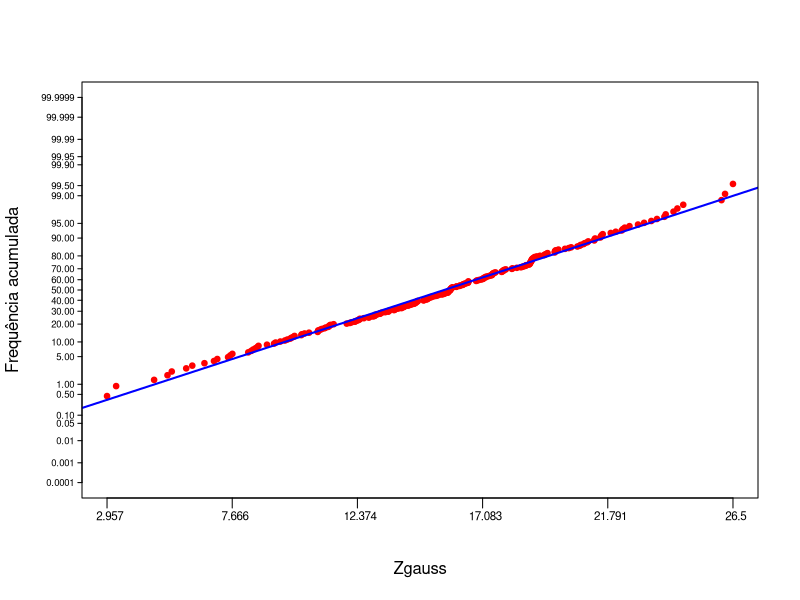

The R source for this figure:
# Programa para plotagem curva prob. arit. - eixo X em escala aritmetica
setwd("..\\data_r\\simetrica225")
dados <- read.csv("simetrica225.csv",sep=";",header=TRUE)
names(dados)
zmin=min(dados$Zgauss,na.rm=TRUE)
zmax=max(dados$Zgauss,na.rm=TRUE)
z=dados$Zgauss
titulo=colnames(dados[3])
zsort=sort(z,decreasing=FALSE)
nc=length(zsort)
freq=c(rep(1,nc))
freq_acum=c(rep(0,nc))
freq_acum[1]=freq[1]/(nc+1)
for (j in 2:nc) {freq_acum[j]=freq_acum[j-1]+freq[j]/(nc+1)}
acum_gauss=qnorm(freq_acum)
# limites minimo e maximo no eixo Y: 0.01 a 99.99%
ymin=-4.7534243
ymax=4.7534243
setwd("..\\data_r\\tempo")
pdf("Arithmetic_probability.pdf",width=5,height=5)
plot(NA,NA,xlim=c(zmin,zmax), ylim=c(ymin,ymax), type="n", 
xaxt="n", yaxt="n",frame=FALSE, xlab=titulo, ylab="Frequência acumulada")
nx=5
zc=(zmax-zmin)/nx
eixox=c(rep(0,nx+1))
for (i in 1:(nx+1))
{eixox[i]=round(zmin+(i-1)*zc,digits=3)}
axis(side=1, labels=FALSE, at=c(eixox),line=0., tick=TRUE,outer=FALSE)
nl=length(eixox)
deltax=0.10
text(x=c(eixox)+deltax,y=rep(ymin-0.90,5)+0.08,c(as.character(eixox)),xpd=NA,cex=0.7)
porcentagens<-c(rep(0,25))
porcentagens<-c(0.0001,0.001,0.01,0.05,0.10,0.50,1.00,5.00,10.00,20.00,30.00,40.00,50.00,
60.00,70.00,80.00,90.00,95.00,99.00,99.50,99.90,99.95,99.99,99.999,99.9999)
for (i in 1:25) {porcentagens[i]=porcentagens[i]/100}
eixoy=c(rep(0,25))
eixoy=qnorm(porcentagens)
eixoy
axis(side=2,at=c(eixoy),labels=NA,line=0,tck=-0.01)
dz=0.0524*(zmax-zmin)
text(x=rep(zmin-dz,25),y=c(eixoy),cex=0.575,xpd=NA,labels=c("0.0001","0.001","0.01","0.05","0.10","0.50",
"1.00","5.00","10.00","20.00","30.00","40.00","50.00","60.00","70.00","80.00",
"90.00","95.00","99.00","99.50","99.90","99.95","99.99","99.999","99.9999"),adj=1)
#plotagem dos pontos
points(x=zsort,y=acum_gauss,col="red",pch=19,cex=0.75)
abline(lm(acum_gauss~zsort),col="blue",lwd=2)
box()
dev.off()